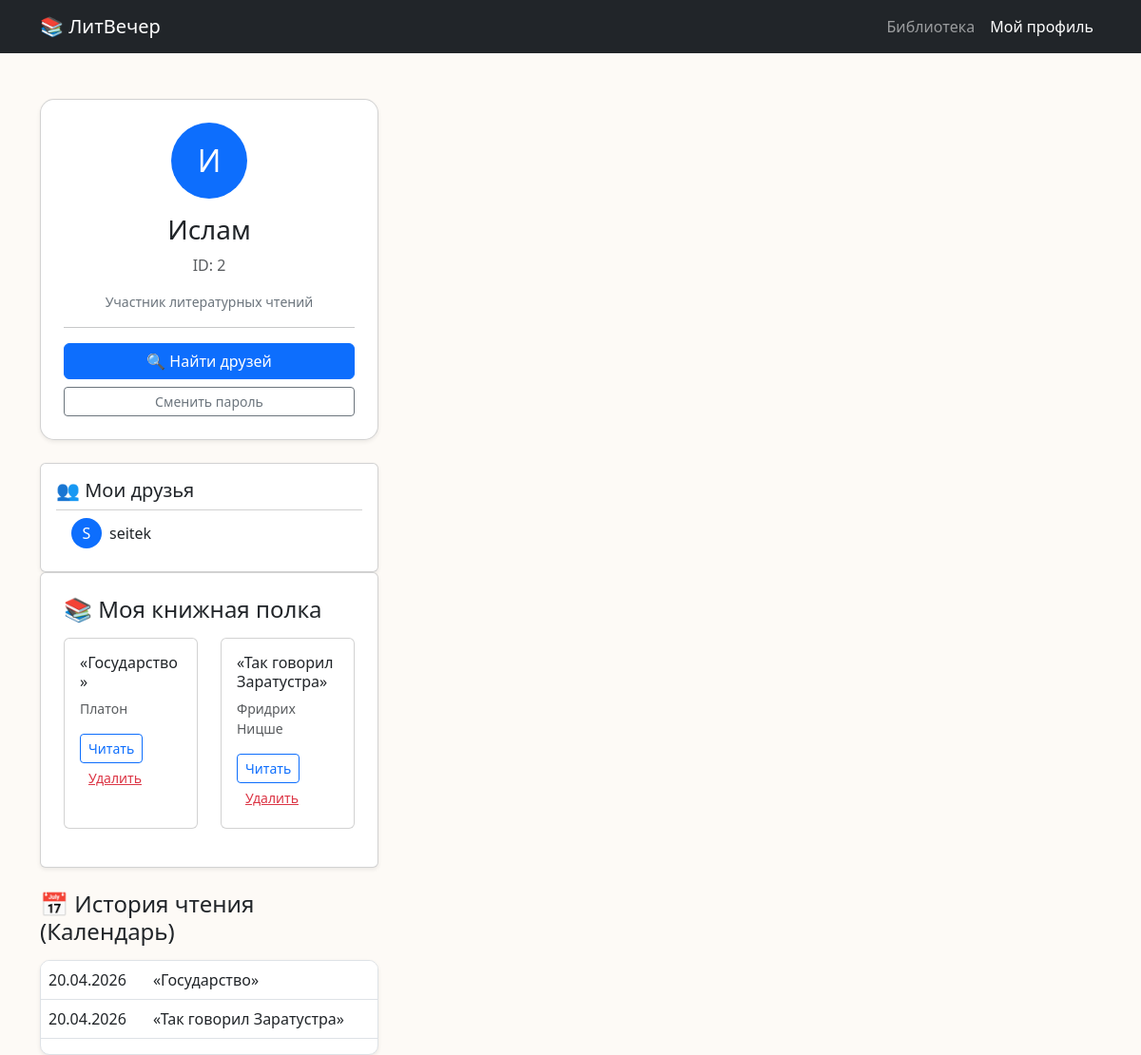
Screenshot of /profile/ (signed in) with the database file from the repository.
### main/models.py (models this page shows, shortened)
class Book(models.Model):
    title = models.CharField(max_length=255, verbose_name="Название книги")
    author = models.CharField(max_length=255, verbose_name="Автор")
    description = models.TextField(verbose_name="Описание")
    image = models.ImageField(upload_to='books/', blank=True, null=True, verbose_name="Обложка")
    genre = models.ForeignKey(Genre, on_delete=models.SET_NULL, null=True, verbose_name="Жанр")
    favorited_by = models.ManyToManyField(User, related_name='favorite_books', blank=True, verbose_name="В избранном у")

### main/views.py (the view)
# urls.py: path('profile/', profile_view, name='profile'),
def profile_view(request):
    favorite_books = request.user.favorite_books.all()
    friends = User.objects.exclude(id=request.user.id)[:5]
    return render(request, 'books/profile.html', {
        'favorite_books': favorite_books,
        'friends': friends,
        'reading_history': favorite_books.order_by('-id') # История на основе избранного
    })

### templates/books/profile.html (shortened to what this page needs)
<!DOCTYPE html>
<html lang="ru">
<head>
    <link href="https://cdn.jsdelivr.net/npm/bootstrap@5.3.0/dist/css/bootstrap.min.css" rel="stylesheet">
</head>
<body style="background-color: #fdfaf6;">
<nav class="navbar navbar-expand-lg navbar-dark bg-dark">
    <div class="container">
        <a class="navbar-brand" href="{% url 'book_list' %}">📚 ЛитВечер</a>
        <div class="navbar-nav ms-auto">
            <a class="nav-link" href="{% url 'book_list' %}">Библиотека</a>
            <a class="nav-link active" href="{% url 'profile' %}">Мой профиль</a>
        </div>
    </div>
</nav>
<div class="container mt-5">
    <div class="row">
        <div class="col-md-4">
            <div class="card p-4 shadow-sm sidebar-card mb-4">
                <div class="text-center">
                    <div class="bg-primary text-white rounded-circle d-inline-flex align-items-center justify-content-center mb-3" style="width: 80px; height: 80px; font-size: 2rem;">
                        {{ user.username|first|upper }}
                    </div>
                    <h3>{{ user.username }}</h3>
                    <p class="text-muted">ID: {{ user.id }}</p>
                    <p class="small text-secondary">Участник литературных чтений</p>
                    <hr>
                    <div class="d-grid gap-2">
                        <a href="{% url 'user_search' %}" class="btn btn-primary">🔍 Найти друзей</a>
                        <a href="/admin/password_change/" class="btn btn-sm btn-outline-secondary">Сменить пароль</a>
                    </div>
                </div>
            </div>
            <div class="card p-3 shadow-sm mt-3">
                <h5>👥 Мои друзья</h5>
                <div class="list-group list-group-flush">
                    {% for friend in friends %}
                        <div class="list-group-item d-flex align-items-center">
                            <div class="rounded-circle bg-primary text-white me-2 d-flex align-items-center justify-content-center" style="width: 32px; height: 32px;">
                                {{ friend.username|slice:":1"|upper }}
                            </div>
                            <span>{{ friend.username }}</span>
                        </div>
                    {% empty %}
                        <p class="text-muted small">Пока никого нет.</p>
                    {% endfor %}
                </div>
            </div>
        <div class="card p-4 shadow-sm mb-4">
            <h4 class="mb-3">📚 Моя книжная полка</h4>
            <div class="row">
                {% for book in favorite_books %}
                    <div class="col-md-6 mb-3">
                        <div class="card h-100">
                            <div class="card-body">
                                <h6 class="card-title">{{ book.title }}</h6>
                                <p class="small text-muted">{{ book.author }}</p>
                                <a href="{% url 'book_detail' book.id %}" class="btn btn-sm btn-outline-primary">Читать</a>
                                <a href="{% url 'toggle_favorite' book.id %}" class="btn btn-sm btn-link text-danger">Удалить</a>
                            </div>
                        </div>
                    </div>
                {% empty %}
                    <p class="text-muted">Вы еще не добавили ни одной книги на свою полку.</p>
                {% endfor %}
            </div>
        </div>
            <h4 class="mb-3">📅 История чтения (Календарь)</h4>
            <div class="calendar-table shadow-sm border">
                <table class="table">
                    {% for book in favorite_books %}
                    <tr>
                        <td>20.04.2026</td> <td>{{ book.title }}</td>
                    </tr>
                    {% empty %}
                    <tr><td colspan="2">Вы еще не открывали книги</td></tr>
                    {% endfor %}
                </table>
            </div>
        </div>
    </div>
</div>
</body>
</html>

### templates/books/profile.html (style rules this page uses)
.sidebar-card { border-radius: 15px; }
.calendar-table { background: white; border-radius: 10px; overflow: hidden; }

### rows the page displays
Book: title "«Государство»", author "Платон"
Book: title "«Так говорил Заратустра»", author "Фридрих Ницше"

### other values shown
{{ user.username|first|upper }} "И"
{{ user.username }} "Ислам"
{{ user.id }} "2"
{{ friend.username|slice:":1"|upper }} "S"
{{ friend.username }} "seitek"
